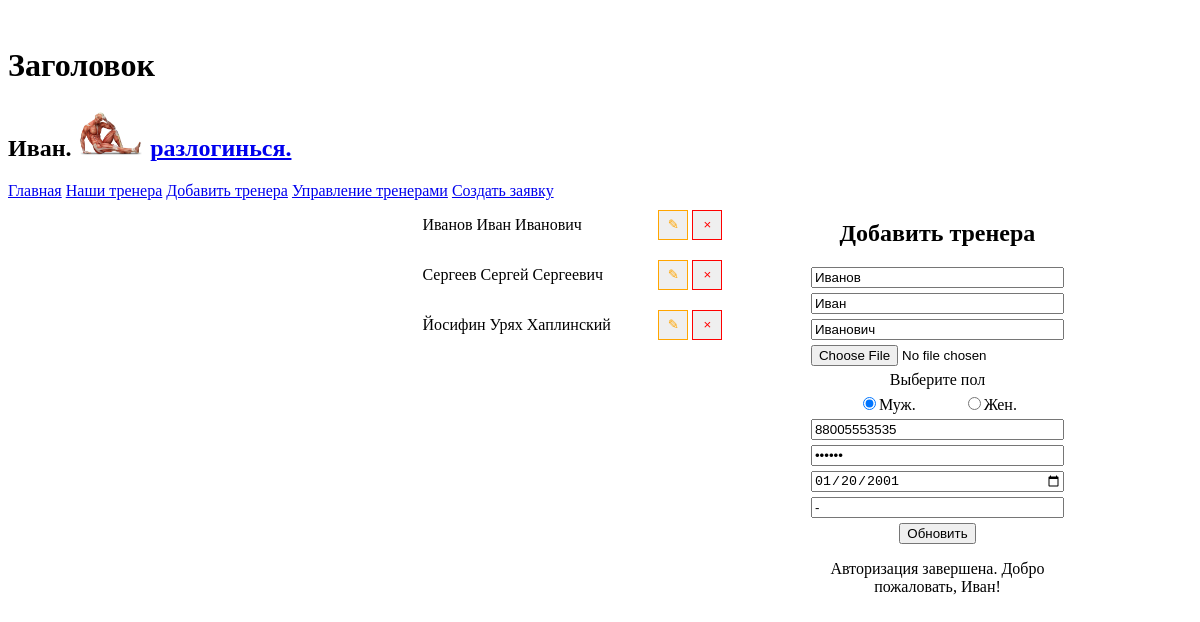
/editTrener.php (signed in), run on the app's committed database.
### tables this page shows
CREATE TABLE `users` (
  `id_user` int(11) NOT NULL,
  `surname` varchar(100) NOT NULL,
  `name` varchar(100) NOT NULL,
  `patronymic` varchar(100) DEFAULT NULL,
  `phone` varchar(12) NOT NULL,
  `password` varchar(100) NOT NULL,
  `birthday` date NOT NULL,
  `photo` varchar(200) DEFAULT NULL,
  `gender` varchar(1) NOT NULL,
  `created_at` datetime NOT NULL,
  `awards` varchar(500) DEFAULT NULL,
  `role` int(11) NOT NULL
);

### editTrener.php (the view, shortened to what this page needs)
<?php
include('header.php');
$result = $con->query("SELECT * from users where role=3");
$idTrener = !empty($_GET['idTrener']) ? $_GET['idTrener'] : 1;
$query = "SELECT * from users where id_user=" . $idTrener;
$trenerInfo = mysqli_query($con, $query);
$trenerInfo = mysqli_fetch_array($trenerInfo);
?>
<div class="container flex">
    <div class="trener-list">
        <?php
        while ($trener = mysqli_fetch_assoc($result)) {
        ?>
            <div class="trener-icon flex">
                <p><?= $trener["surname"] . " " . $trener["name"] . " " . $trener["patronymic"]; ?></p>
                <div>
                    <a href="?idTrener=<?= $trener['id_user']; ?>"><button class="btn-edit">&#9998</button></a>
                    <a href="/delTrenerDB.php?idTrener=<?= $trener['id_user']; ?>"><button class="btn-del">&#215</button></a>
                </div>
            </div>
        <?php
        }
        ?>
    </div>
    <div class="form-edit">
        <div class="container flex">
            <form action="/editTrenerDB.php" method="post" enctype="multipart/form-data">
                <h2>Добавить тренера</h2>
                <div class="input-group"><input type="text" name="surname" id="surname" placeholder="Фамилия" value="<?= $trenerInfo['surname']; ?>" /></div>
                <div class="input-group"><input type="text" name="name" placeholder="Имя" value="<?= $trenerInfo['name']; ?>" /></div>
                <div class="input-group"><input type="text" name="patronymic" placeholder="Отчество" value="<?= $trenerInfo['patronymic']; ?>" /></div>
                <div class="input-group"><input type="file" name="photo" placeholder="Название фото" value="<?= $trenerInfo['photo']; ?>" /><label for=""></label></div>
                <label for="" style="text-align: center">Выберите пол</label>
                <div class="input-group ig-radio">
                    <label for="Gender-M"><input type="radio" name="gender" value="m" id="Gender-M" <?= ($trenerInfo['gender'] == 'm') ? 'checked' : ""; ?>>Муж.</label>
                    <label for="Gender-F"><input type="radio" name="gender" value="f" id="Gender-F" <?= ($trenerInfo['gender'] == 'f') ? 'checked' : ""; ?>>Жен.</label>
                </div>
                <div class="input-group"><input type="number" name="phone" placeholder="Телефон" value="<?= $trenerInfo['phone']; ?>" /></div>
                <div class="input-group"><input type="password" name="password" placeholder="Пароль" value="<?= $trenerInfo['password']; ?>"><label for=""></label></div>
                <div class="input-group"><input type="date" name="birthday" placeholder="Дата рождения" value="<?= $trenerInfo['birthday']; ?>"><label for=""></label></div>
                <div class="input-group"><input type="text" name="awards" placeholder="Награды" value="<?= $trenerInfo['awards']; ?>"><label for=""></label></div>
                <div class="input-group"><button class="sub-btn" type="submit">Обновить</button></div>
                <p><?= $_SESSION['result']; ?></p>
            </form>
        </div>
    </div>

### header.php (shortened to what this page needs)
<!DOCTYPE html>
<html lang="ru">
<head>
    <link rel="stylesheet" href="../style.css">
</head>
<?php
$con = mysqli_connect('localhost', 'root', '', 'fitness_rakhmatullin');
if (isset($_COOKIE['user'])) {
    $user = $_COOKIE['user'];
    $query = "SELECT * FROM users WHERE `id_user`='$user'";
    $res = $con->query($query);
    $account = mysqli_fetch_assoc($res);
}
?>
<body>
    <header>
        <div class="logo">
            <h1>Заголовок</h1>
            <?php
            if (isset($account)) {
            ?>
                <h2><?= $account['name'] ?>. <img style="height: 50px" src="../img/users/<?= $account['photo'] ?>" alt="<?= $account['name'] ?>"> <a href="/user/logOut.php">разлогинься.</a> </h2>
            <?php
            }
            ?>
        </div>
        <nav>
            <a href="/">Главная</a>
            <a href="/ourTreners.php">Наши тренера</a>
            <a href="/addTrener.php">Добавить тренера</a>
            <a href="/editTrener.php">Управление тренерами</a>
            <a href="/addOrder.php">Создать заявку</a>
        </nav>
    </header>

### style.css (style rules this page uses)
.container { width: 90%; margin: 0 auto; }
.flex { display: flex; }
.container { width: 30%; margin: 0 auto; }
form { text-align: center; }
.input-group { display: flex; flex-direction: column; margin: 5px 0; }
.ig-radio { flex-direction: row; justify-content: space-evenly; }
.sub-btn { margin: 0 auto; }
.trener-icon { width: 25vw; align-items: center; justify-content: space-between; }
.btn-del, .btn-edit { width: 30px; height: 30px; }
.btn-edit { border: 1px solid orange; color:orange; }
.btn-del { border: 1px solid red; color:red; }
.form-edit { justify-content: space-around; }

### data on the page
users: name "Иван", photo (picture), surname "Иванов", patronymic "Иванович", gender "☑ Муж.", gender "☐ Жен.", phone "88005553535", birthday "01/20/2001", awards "-"
users: surname "Сергеев", name "Сергей", patronymic "Сергеевич"
users: surname "Йосифин", name "Урях", patronymic "Хаплинский"

### other printed values
$_SESSION['result'] "Авторизация завершена. Добро пожаловать, Иван!"
